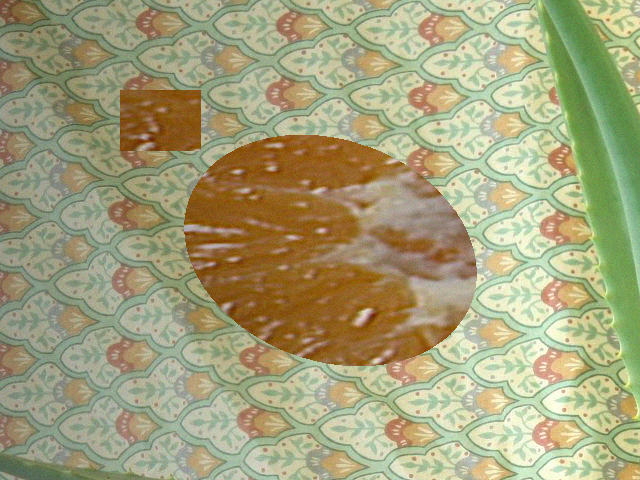
#> input picture data/seg_scene.png, 640 x 480 px
$ jupyter execute lab10_otsu_kmeans_metrics.ipynb
#> lines starting #> are read from the running program, lines starting #| are printed output that depends on the picture; after the words box and inside, x2 and y2 are one past the last pixel; in counts of white or black regions, pixels touching at a corner belong together
# Лабораторная работа №10. Otsu, k-means и метрики сегментации

Условие — в [методичке](CSE5382_15_лабораторных_работ_математические_методы_in_CV.md), раздел «Лабораторная работа №10».

**Данные.** `data/seg_scene.png` и `data/seg_mask.png` — полусинтетическая сцена 640×480: фрагменты реальной фотографии апельсина (эллипс и прямоугольник) вставлены в реальную фотографию узорчатой ткани, добавлены неравномерное освещение и шум. Маска объекта при этом известна точно. Сцена собирается скриптом `prepare_data.py`.

> **Что нужно заменить перед сдачей.** Шаг 1 задания — *подготовить ground-truth маску* для своего изображения, то есть обвести объект вручную. Здесь маска получена построением сцены. Этого достаточно, чтобы проверить алгоритмы и метрики, но ошибки на настоящей фотографии с ручной разметкой будут другими.

## 1. О чём эта работа

### Знакомый пример

Кнопка «удалить фон» в редакторе фотографий или замена фона в видеозвонке. Программа должна про каждый пиксель решить: это объект или фон? Результат — чёрно-белая картинка-трафарет, **маска**.

### Основная идея

Два простых способа разделить пиксели на две группы без обучения.

1. **Порог.** Если объект темнее фона, выберем яркость $t$ и объявим объектом всё, что темнее. Вопрос — как выбрать $t$ автоматически. Оцу предложил: взять такой порог, при котором две получившиеся группы как можно сильнее отличаются друг от друга по средней яркости (и при этом каждая внутри как можно однороднее).
2. **Кластеризация.** Не выбирать порог, а найти два «типичных цвета» и отнести каждый пиксель к ближайшему. Алгоритм k-means находит эти типичные цвета сам.

А потом нужно **измерить**, насколько маска хороша, — сравнить её с эталонной и посчитать ошибки двух видов.

### Понятия

- **Ground truth (GT)** — эталонная маска, с которой сравнивают.
- **Класс** — группа пикселей (фон / объект). **Вес класса** $w$ — доля пикселей в нём. **Среднее класса** $\mu$ — их средняя яркость.
- **Between-class variance** (межклассовая дисперсия) $\sigma_B^2$ — насколько далеко друг от друга средние двух классов, с учётом их размеров.
- **Кластер** — группа похожих точек; **центр кластера** (центроид) — их среднее.
- **Objective** (целевая функция) $J$ k-means — сумма квадратов расстояний от точек до центров их кластеров. Чем меньше, тем компактнее кластеры.
- Четыре исхода для каждого пикселя:

| | в GT объект | в GT фон |
|---|---|---|
| **предсказан объект** | TP (верно) | FP (ложная тревога) |
| **предсказан фон** | FN (пропуск) | TN (верно) |

- **Precision** — какая доля предсказанного объекта действительно объект. **Recall** — какая доля настоящего объекта найдена.
- **IoU** (Intersection over Union) — площадь пересечения предсказанной и эталонной масок, делённая на площадь их объединения. **Dice** — похожая мера, более мягкая. Обе не учитывают TN — правильно угаданный фон.

### Формулы

Otsu — для каждого порога $t$:

$$\sigma_B^2(t)=w_0(t)\,w_1(t)\,[\mu_0(t)-\mu_1(t)]^2$$

$w_0,\mu_0$ — вес и среднее класса «яркость $\le t$», $w_1,\mu_1$ — класса «яркость $>t$». Выбирается $t$ с максимальным $\sigma_B^2$.

k-means:

$$J=\sum_i\|x_i-\mu_{c_i}\|^2$$

$x_i$ — точка, $c_i$ — номер её кластера, $\mu_{c_i}$ — центр этого кластера.

Метрики:

$$\mathrm{IoU}=\frac{TP}{TP+FP+FN},\quad \mathrm{Dice}=\frac{2TP}{2TP+FP+FN},\quad \mathrm{Precision}=\frac{TP}{TP+FP},\quad \mathrm{Recall}=\frac{TP}{TP+FN}$$

[cell 1]
import cv2
import numpy as np
import matplotlib.pyplot as plt

np.set_printoptions(precision=4, suppress=True)
plt.rcParams.update({"figure.dpi": 80, "image.cmap": "gray"})

SCENE, MASK = "data/seg_scene.png", "data/seg_mask.png"
FIXED_THRESHOLD = 127
GRABCUT_RECT = (100, 70, 420, 320)      # x, y, w, h — грубая рамка вокруг объекта
SEED = 0
rng = np.random.default_rng(SEED)

## 2. Вопрос 1 — Otsu вручную

> Для counts=[4,1,1,4] по уровням 0,1,2,3 сравните Otsu thresholds t=0,1,2 и выберите максимум between-class variance.

Всего пикселей $N=10$, вероятности $p=[0.4,\ 0.1,\ 0.1,\ 0.4]$. Порог $t$ делит уровни на класс 0 (уровни $\le t$) и класс 1 (уровни $>t$).

**t = 0.** Класс 0: только уровень 0. $w_0=0.4$, $\mu_0=0$. Класс 1: уровни 1, 2, 3 с числом пикселей 1, 1, 4. $w_1=0.6$, $\mu_1=\frac{1\cdot1+2\cdot1+3\cdot4}{6}=\frac{15}{6}=2.5$.

$$\sigma_B^2=0.4\cdot0.6\cdot(0-2.5)^2=0.24\cdot6.25=1.5$$

**t = 1.** Класс 0: уровни 0 и 1 (4 и 1 пиксель). $w_0=0.5$, $\mu_0=\frac{0\cdot4+1\cdot1}{5}=0.2$. Класс 1: уровни 2 и 3 (1 и 4 пикселя). $w_1=0.5$, $\mu_1=\frac{2\cdot1+3\cdot4}{5}=2.8$.

$$\sigma_B^2=0.5\cdot0.5\cdot(0.2-2.8)^2=0.25\cdot6.76=1.69$$

**t = 2.** Гистограмма симметрична, поэтому случай зеркален $t=0$: $w_0=0.6$, $\mu_0=0.5$, $w_1=0.4$, $\mu_1=3$; $\sigma_B^2=0.24\cdot6.25=1.5$.

**Максимум при $t=1$** ($1.69>1.5$).

**Смысл.** Гистограмма — два «горба» по краям (уровни 0 и 3) и редкие значения между ними. Лучший порог проходит посередине, между горбами. При $t=0$ или $t=2$ один из горбов делит класс с промежуточными уровнями — классы получаются менее однородными.

[cell 2]
def otsu_table(counts):
    """σ_B²(t) для всех порогов t: класс 0 — уровни ≤ t, класс 1 — уровни > t."""
    p = np.asarray(counts, dtype=np.float64); p = p / p.sum()
    levels = np.arange(len(p))
    w0 = np.cumsum(p)                       # вес класса 0 для каждого t
    w1 = 1 - w0
    m = np.cumsum(p * levels)               # накопленная сумма p·уровень
    mu_total = m[-1]
    with np.errstate(divide="ignore", invalid="ignore"):
        mu0 = m / w0
        mu1 = (mu_total - m) / w1
        sigma_b = w0 * w1 * (mu0 - mu1) ** 2
    sigma_b[~np.isfinite(sigma_b)] = 0      # если один из классов пуст
    return w0, w1, mu0, mu1, sigma_b

w0, w1, mu0, mu1, sb = otsu_table([4, 1, 1, 4])
print(f"{'t':>2}{'w0':>6}{'μ0':>7}{'w1':>6}{'μ1':>7}{'σ_B²':>8}")
for t in range(3):
    print(f"{t:2d}{w0[t]:6.2f}{mu0[t]:7.3f}{w1[t]:6.2f}{mu1[t]:7.3f}{sb[t]:8.3f}")
print("лучший порог:", int(np.argmax(sb)))

**Итог вопроса 1:** $\sigma_B^2=1.5,\ 1.69,\ 1.5$; лучший порог $t=1$.

## 3. Вопрос 2 — k-means вручную

> Для данных [1,2,4,10,11,13], c1=2, c2=11 выполните две итерации k-means и посчитайте итоговый objective J. Объясните роль initialization.

Одна итерация — два шага: **assignment** (каждую точку отнести к ближайшему центру) и **update** (каждый центр переставить в среднее своих точек).

**Итерация 1, assignment.** Расстояния до $c_1=2$ и $c_2=11$:

| точка | до $c_1$ | до $c_2$ | кластер |
|---|---|---|---|
| 1 | 1 | 10 | 1 |
| 2 | 0 | 9 | 1 |
| 4 | 2 | 7 | 1 |
| 10 | 8 | 1 | 2 |
| 11 | 9 | 0 | 2 |
| 13 | 11 | 2 | 2 |

Кластеры: $\{1,2,4\}$ и $\{10,11,13\}$.

**Итерация 1, update.** $c_1=(1+2+4)/3=7/3\approx2.333$; $c_2=(10+11+13)/3=34/3\approx11.333$.

**Итерация 2, assignment.** Граница между кластерами — середина между центрами: $(2.333+11.333)/2=6.833$. Точки 1, 2, 4 слева, 10, 11, 13 справа — состав не изменился.

**Итерация 2, update.** Состав тот же, значит и центры те же. Алгоритм **сошёлся**.

**Objective.**

$$J=(1-2.333)^2+(2-2.333)^2+(4-2.333)^2+(10-11.333)^2+(11-11.333)^2+(13-11.333)^2$$
$$=1.778+0.111+2.778+1.778+0.111+2.778=9.333$$

Оба кластера имеют одинаковую форму (отклонения $-\frac43,-\frac13,+\frac53$), поэтому вклад каждого $\frac{42}{9}=4.667$.

### Роль initialization

Каждый шаг k-means не увеличивает $J$: assignment выбирает ближайший центр, update ставит центр в среднее (а среднее минимизирует сумму квадратов расстояний). Поэтому алгоритм всегда сходится — но к **локальному** минимуму: состоянию, которое нельзя улучшить одним шагом, хотя существует другое разбиение с меньшим $J$. Какой минимум будет найден, зависит от стартовых центров. В нашем примере два кластера очевидны, и почти любой старт приводит к одному ответу. Пример, где это не так, — в разделе 5.

[cell 3]
def kmeans(X, centers, max_iter=100, tol=1e-6, verbose=False):
    """k-means: assignment по квадрату расстояния, update средними, остановка при малом сдвиге центров."""
#> called with X = array of shape (6,), max_iter = 2, tol = 1e-06, verbose = True
    X = np.asarray(X, dtype=np.float64)
    if X.ndim == 1: X = X[:, None]
    centers = np.asarray(centers, dtype=np.float64).reshape(len(centers), -1).copy()
    for it in range(1, max_iter + 1):
        d2 = ((X[:, None, :] - centers[None, :, :]) ** 2).sum(axis=2)       # N×k
        labels = d2.argmin(axis=1)                                          # assignment
        new = np.array([X[labels == j].mean(axis=0) if np.any(labels == j) else centers[j] for j in range(len(centers))])
        shift = np.abs(new - centers).max()
        centers = new                                                       # update
        J = ((X - centers[labels]) ** 2).sum()
        if verbose:
            print(f"  итерация {it}: центры = {centers.ravel()}, J = {J:.4f}, кластеры = {[X[labels == j].ravel().tolist() for j in range(len(centers))]}")
        if shift < tol:
            break
    return centers, labels, J, it

data = np.array([1.0, 2, 4, 10, 11, 13])
c, lab, J, n_it = kmeans(data, [2.0, 11.0], max_iter=2, verbose=True)
print("центры:", c.ravel(), " J =", round(J, 4), " = 28/3 =", round(28 / 3, 4))

**Итог вопроса 2:** $c_1\approx2.333$, $c_2\approx11.333$, $J\approx9.333$.

## 4. Задание 3 — код и эксперимент

### Шаги 1–2. Изображение, ground truth, гистограмма

[cell 4]
scene = cv2.imread(SCENE); gt = cv2.imread(MASK, cv2.IMREAD_GRAYSCALE) > 0
#> further down, scene is the input picture: shape (480, 640, 3); mean B, G, R 122.3, 160.8, 163.5
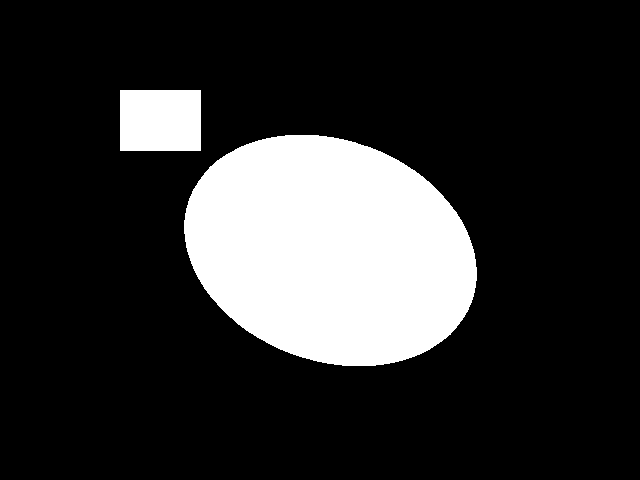
#> input picture data/seg_mask.png, 640 x 480 px
gray = cv2.cvtColor(scene, cv2.COLOR_BGR2GRAY)
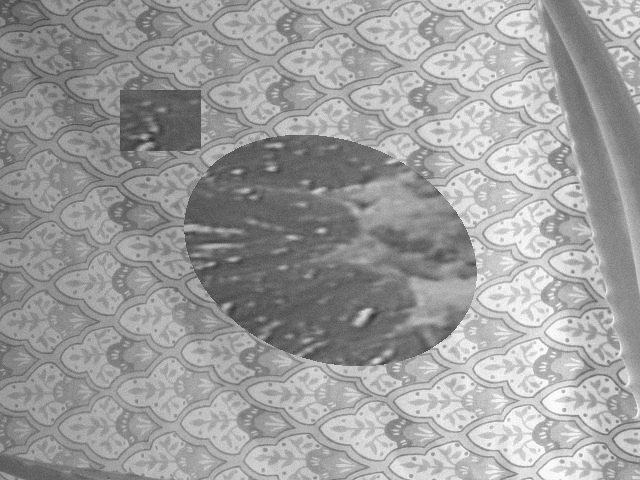
#> gray: shape (480, 640); min 52, max 255, mean 157.2
assert scene.shape[:2] == gt.shape
print("размер:", gray.shape, " доля объекта в GT:", round(gt.mean(), 4))
#| размер: (480, 640)  доля объекта в GT: 0.1859
print(f"средняя яркость: объект {gray[gt].mean():.1f}, фон {gray[~gt].mean():.1f} → объект темнее фона")
#| средняя яркость: объект 114.0, фон 167.1 → объект темнее фона

hist = np.bincount(gray.ravel(), minlength=256)
#> hist = 256 values, max 3230 at index 158, min 0 at index 0, mean 1200
fig, ax = plt.subplots(1, 3, figsize=(16, 4))
ax[0].imshow(scene[..., ::-1]); ax[0].set_title("Сцена"); ax[0].axis("off")
ax[1].imshow(gt); ax[1].set_title("Ground truth"); ax[1].axis("off")
ax[2].bar(np.arange(256), np.bincount(gray[~gt], minlength=256), width=1, color="tab:blue", alpha=0.6, label="фон (по GT)")
ax[2].bar(np.arange(256), np.bincount(gray[gt], minlength=256), width=1, color="tab:orange", alpha=0.6, label="объект (по GT)")
ax[2].set(title="Гистограмма яркости", xlabel="яркость, 0–255", ylabel="число пикселей"); ax[2].legend()
plt.tight_layout(); plt.show()
#> after `plt.tight_layout()`:
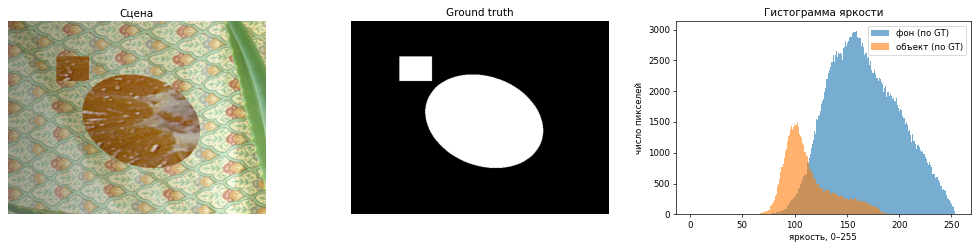
#> figure drawn by matplotlib, 3 panels; panel 3: tallest bar 2983 high, from x = 158.5 to 159.5; panel 3: tallest bar 1499 high, from x = 102.5 to 103.5

Гистограмма раскрашена по GT, чтобы было видно, насколько задача решаема порогом: распределения объекта и фона **перекрываются**. Никакой порог не разделит их без ошибок.

### Шаги 3–4. Собственный Otsu и сравнение с OpenCV

Та же функция `otsu_table`, что решала вопрос 1, применяется к гистограмме из 256 уровней.

[cell 5]
w0, w1, mu0, mu1, sb = otsu_table(hist)
#> w0 = 256 values from 0 to 1; w1 = 256 values, max 1 at index 0, min 6.66e-16 at index 255, mean 0.614; mu1 = 256 values, max 255 at index 254, min 0 at index 255, mean 185.5; sb = 256 values, max 978.8 at index 159, min 0 at index 0, mean 381.8
t_mine = int(np.argmax(sb))
#> t_mine = 159
t_cv, _ = cv2.threshold(gray, 0, 255, cv2.THRESH_BINARY + cv2.THRESH_OTSU)
#> t_cv = 159
print(f"порог Otsu: свой = {t_mine}, OpenCV = {int(t_cv)}")
#| порог Otsu: свой = 159, OpenCV = 159
print(f"при t={t_mine}: w0={w0[t_mine]:.3f}, μ0={mu0[t_mine]:.1f}, w1={w1[t_mine]:.3f}, μ1={mu1[t_mine]:.1f}, σ_B²={sb[t_mine]:.1f}")
#| при t=159: w0=0.537, μ0=128.2, w1=0.463, μ1=191.0, σ_B²=978.8

plt.figure(figsize=(7, 3))
plt.plot(sb); plt.axvline(t_mine, color="r", ls="--", label=f"Otsu t={t_mine}"); plt.axvline(FIXED_THRESHOLD, color="gray", ls=":", label=f"фиксированный t={FIXED_THRESHOLD}")
plt.title("Between-class variance как функция порога"); plt.xlabel("порог t"); plt.ylabel("σ_B²(t)"); plt.legend(); plt.grid(alpha=0.3); plt.show()
#> after `plt.title('Between-class variance как функция порога')`:
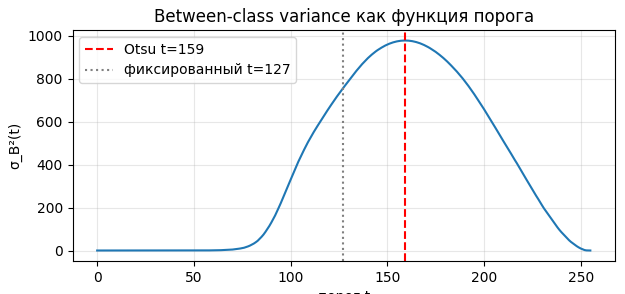
#> figure drawn by matplotlib, 1 panel; curve peaks at x = 159, y = 978.8

### Шаги 5–7. Собственный k-means

Функция `kmeans` уже проверена на одномерной задаче вопроса 2 (шаг 6). Применяем её к изображению двумя способами:

- **по яркости** (1 признак на пиксель) — тогда это прямой конкурент Otsu;
- **по цвету в пространстве Lab** (3 признака). Lab устроено так, что евклидово расстояние между цветами примерно соответствует воспринимаемой разнице: $L$ — светлота, $a$ — ось «зелёный–красный», $b$ — ось «синий–жёлтый»;
- **только по цветности $(a,b)$** (2 признака, без светлоты). Освещение меняет в основном $L$, а оттенок остаётся в $a$ и $b$.

Начальные центры — два случайных пикселя (seed зафиксирован), одни и те же для всех трёх вариантов. Какой из двух кластеров объявить объектом, алгоритм не знает; используем априорное знание: по яркости — более тёмный, по цвету — более «красный» (большее $a$).

[cell 6]
lab_img = cv2.cvtColor(scene, cv2.COLOR_BGR2LAB).astype(np.float64)
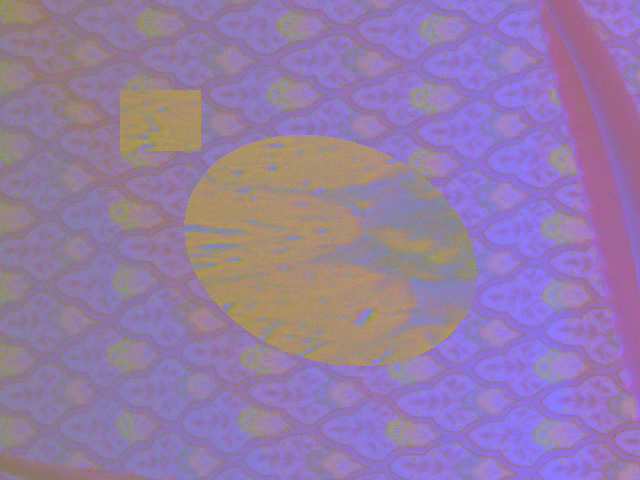
#> lab_img: shape (480, 640, 3) float64; mean B, G, R 167.1, 123.6, 148.9
X_gray = gray.reshape(-1, 1).astype(np.float64)
X_lab = lab_img.reshape(-1, 3)

init_idx = rng.choice(len(X_gray), size=2, replace=False)
#> init_idx = [261310, 195674]
cg, lg, Jg, itg = kmeans(X_gray, X_gray[init_idx])
#> the loop in kmeans (call 2), `for it in range(1, max_iter + 1):` made 9 passes
#> (shift, centers, J) on passes 1 to 8: (36.41, [143.6, 213.4], 211866544.1), (9.24, [137.9, 204.1], 169341434.1), (4.74, [134.7, 199.4], 155900189.1), (2.8, [132.7, 196.6], 150708013.5), (2.1, [131.1, 194.5], 148188578.8), (1.4, [130, 193.1], 147166896.7), (0.708, [129.4, 192.4], 146852806.6), (0.695, [128.8, 191.7], 146680593.9)
#> cg = [128.8, 191.7]; Jg = 146680593.9; itg = 9
cl, ll, Jl, itl = kmeans(X_lab, X_lab[init_idx])
#> cl = [[137.1, 127.4, 152], [197.1, 119.8, 145.7]]; Jl = 209388065.1; itl = 27
X_ab = X_lab[:, 1:]                                                         # только цветность, без светлоты L
#> X_ab = 307200 pairs, first value 85 to 164, second value 114 to 185
cab, lab_ab, Jab, itab = kmeans(X_ab, X_ab[init_idx])
#> cab = [[118.9, 144.8], [139.6, 162.7]]; Jab = 40584416.3; itab = 17
print(f"k-means по яркости: центры {cg.ravel()}, итераций {itg}; граница между кластерами = {cg.mean():.1f} (Otsu: {t_mine})")
#| k-means по яркости: центры [128.8107 191.6642], итераций 9; граница между кластерами = 160.2 (Otsu: 159)
print(f"k-means по Lab    : центры\n{cl}\n  итераций {itl}")
#| k-means по Lab    : центры
#| [[137.1095 127.4027 151.9835]
#|  [197.0888 119.7586 145.7319]]
#|   итераций 27
print(f"k-means по (a, b) : центры\n{cab}\n  итераций {itab}")
#| k-means по (a, b) : центры
#| [[118.9377 144.8376]
#|  [139.5558 162.691 ]]
#|   итераций 17
print("разброс (std) каналов L, a, b по кадру:", X_lab.std(axis=0))
#| разброс (std) каналов L, a, b по кадру: [36.6546 11.7952 11.0757]

pred_kmeans_gray = (lg == np.argmin(cg.ravel())).reshape(gray.shape)        # более тёмный кластер
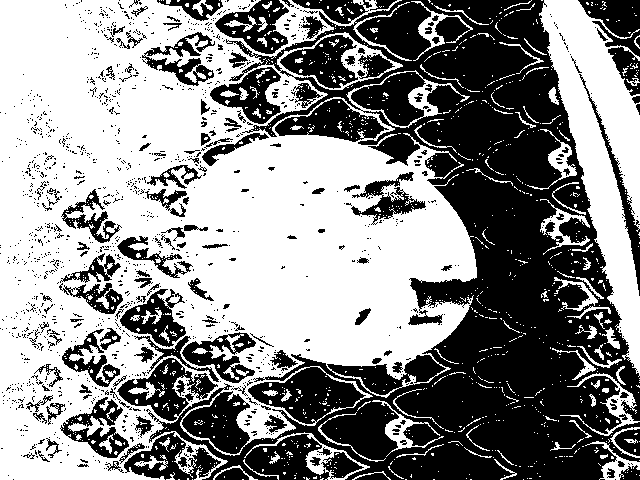
#> pred_kmeans_gray: shape (480, 640) bool; 54.8% white; 1273 black regions (1131 under 20 px), largest, box (x1, y1, x2, y2) and area: (117, 0, 640, 480) 101511, (280, 35, 358, 89) 2139, (124, 432, 221, 480) 2063
pred_kmeans_lab = (ll == np.argmax(cl[:, 1])).reshape(gray.shape)           # кластер с большим a (краснее)
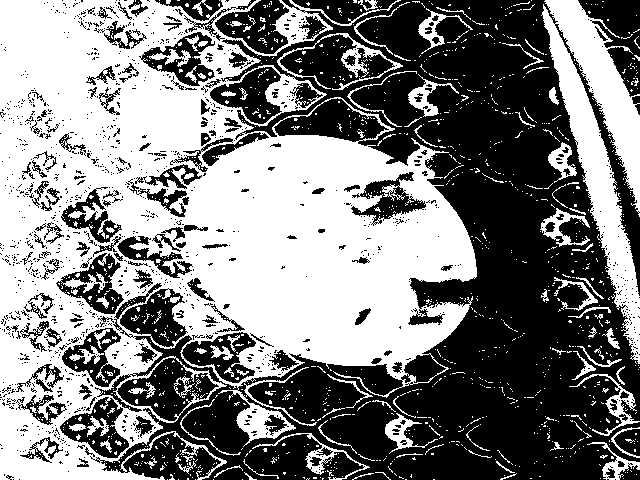
#> pred_kmeans_lab: shape (480, 640) bool; 49.9% white; 1288 white regions (1181 under 20 px), largest, box (x1, y1, x2, y2) and area: (0, 0, 477, 480) 123726, (541, 0, 640, 364) 13861, (277, 33, 403, 90) 988
pred_kmeans_ab = (lab_ab == np.argmax(cab[:, 0])).reshape(gray.shape)
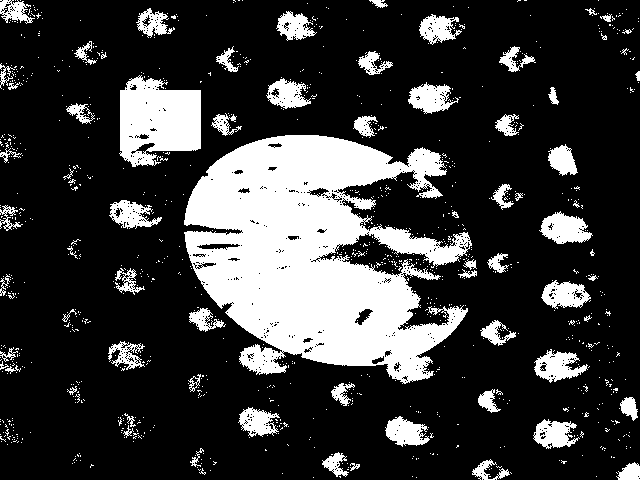
#> pred_kmeans_ab: shape (480, 640) bool; 22.5% white; 1003 white regions (935 under 20 px), largest, box (x1, y1, x2, y2) and area: (184, 135, 472, 384) 42992, (119, 75, 201, 167) 5520, (539, 211, 593, 244) 1098

Посмотрите на центры k-means по Lab: они различаются почти только по $L$ (137 и 197), а по $a$ и $b$ — на считаные единицы. Разброс $L$ по кадру втрое больше разброса цветности (std ≈ 37 против ≈ 12), и квадрат расстояния в k-means почти целиком определяется светлотой. Алгоритм нашёл не «апельсин и ткань», а «тёмное и светлое». Вариант без $L$ вынужден делить по оттенку.

Граница между кластерами одномерного k-means практически совпала с порогом Otsu. Это не случайность: максимизировать межклассовую дисперсию — то же самое, что минимизировать внутриклассовую (их сумма — полная дисперсия, а она постоянна), а внутриклассовая дисперсия — это и есть $J$ k-means для двух кластеров. Otsu находит глобальный оптимум перебором 256 порогов, k-means приходит к нему итерациями.

### Шаг 8. Маски всех методов

Методы: фиксированный порог, Otsu, k-means (три варианта) и **GrabCut** из OpenCV. GrabCut получает грубую рамку вокруг объекта и считает всё вне рамки фоном; внутри он строит цветовые модели объекта и фона и ищет границу, проходящую по перепадам цвета. Это метод другого класса: он использует и цвет, и соседство пикселей, и подсказку пользователя.

[cell 7]
pred_fixed = gray < FIXED_THRESHOLD
#> pred_fixed: shape (480, 640) bool; 22.8% white; 1374 white regions (1281 under 20 px), largest, box (x1, y1, x2, y2) and area: (134, 135, 473, 366) 37430, (0, 0, 210, 178) 11821, (551, 0, 640, 184) 3182
#> (the rest of the program and of its run is left out)
